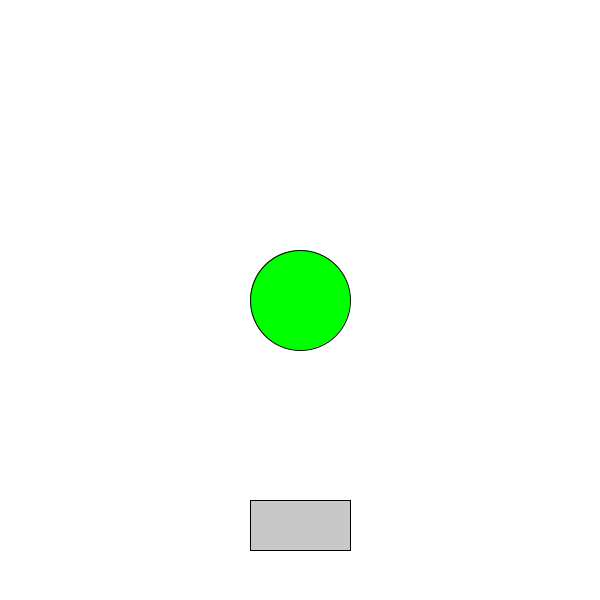
Frame 1 (no input)
Frame 60 (the mouse pressed at the canvas centre just before this capture): identical to frame 1, image omitted
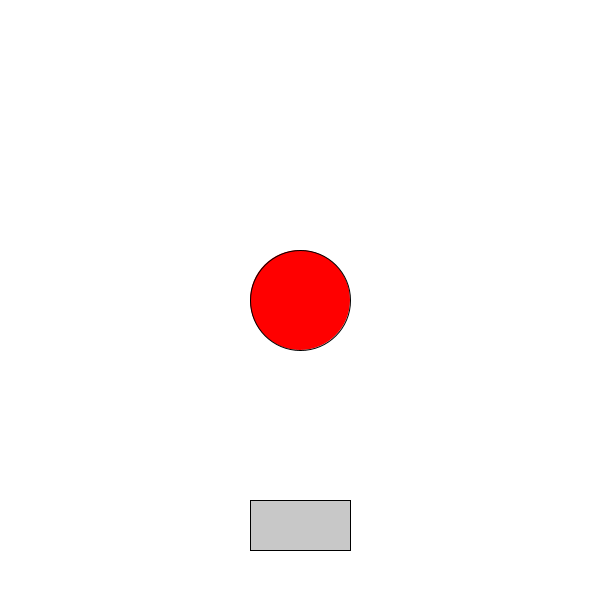
Frame 120 (the mouse held since frame 60 and released just before this capture)

The Processing sketch that drew these frames (run headless with seeded random() and noise(); from frame 60 on, the mouse is pressed at the canvas centre):

// Processing sketch: s2_move_smooth
// ── s2_move_smooth.pde
float rect_x,rect_y;
float rect_yoko = 100;
float rect_tate = 50;
float circle_x,circle_y;
float circle_s = 100;
boolean status = false;
void setup() {
    size(600,600);
    rect_x = width/2-rect_yoko/2;
    rect_y = height-rect_tate*2;
    circle_x = width/2;
    circle_y = height/2;
}

void draw() {
    background(255);
    if (status) {
        fill(255,0,0);
        ellipse(mouseX,mouseY,
                circle_s,circle_s);
        circle_x = mouseX;
        circle_y = mouseY;
    } else {
        fill(0,255,0);
        ellipse(circle_x,circle_y,
                circle_s,circle_s);
    }
    if (keyPressed) {
        if (keyCode == UP)
            rect_y -= 10;
        if (keyCode == DOWN)
            rect_y += 10;
        if (keyCode == LEFT)
            rect_x -= 10;
        if (keyCode == RIGHT)
            rect_x += 10;
    }
    fill(200);
    rect(rect_x,rect_y,rect_yoko,rect_tate);
}

void mousePressed() {
    float dst = dist(mouseX,mouseY,
               circle_x,circle_y);
    if (dst<circle_s/2)
        status = !status;
}
